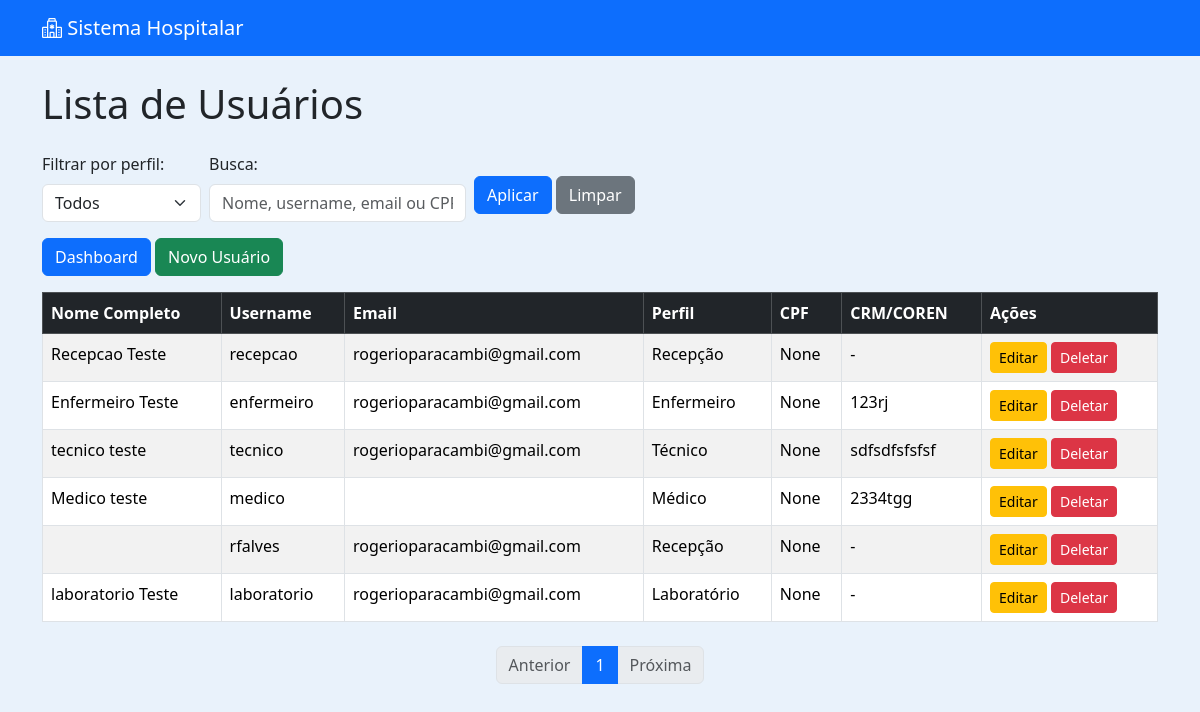
Screenshot of /usuarios/ with the database file from the repository.
### usuarios/models.py (models this page shows, shortened)
class Usuario(AbstractUser):
    PERFIL_CHOICES = [
    ('administrador', 'Administrador'),
    ('medico', 'Médico'),
    ('enfermeiro', 'Enfermeiro'),
    ('tecnico', 'Técnico'),
    ('recepcao', 'Recepção'),
    ('laboratorio', 'Laboratório'),
    ]
    perfil = models.CharField(max_length=20, choices=PERFIL_CHOICES, default='recepcao')
    cpf = models.CharField("CPF", max_length=14, unique=True, blank=True, null=True)
    data_nascimento = models.DateField("Data de Nascimento", blank=True, null=True)
    telefone = models.CharField("Telefone", max_length=20, blank=True, null=True)
    endereco = models.CharField("Endereço", max_length=255, blank=True, null=True)
    cidade = models.CharField("Cidade", max_length=100, blank=True, null=True)
    estado = models.CharField("Estado", max_length=50, blank=True, null=True)
    cep = models.CharField("CEP", max_length=10, blank=True, null=True)
    crm = models.CharField("CRM", max_length=20, blank=True, null=True)
    coren = models.CharField("COREN", max_length=20, blank=True, null=True)

### usuarios/views.py (the view, shortened to what this page needs)
# urls.py: path('', views.usuario_list, name='usuario_list'),
def usuario_list(request):
    busca = request.GET.get('busca', '').strip()
    perfil_filtro = request.GET.get('perfil', 'todos')
    usuarios = Usuario.objects.all()
    if perfil_filtro != 'todos':
        usuarios = usuarios.filter(perfil=perfil_filtro)
    paginator = Paginator(usuarios, 10)
    page_number = request.GET.get('page')
    page_obj = paginator.get_page(page_number)
    return render(request, 'usuarios/usuario_list.html', {
        'page_obj': page_obj,
        'busca': busca,
        'perfil_filtro': perfil_filtro
    })

### usuarios/templates/usuarios/usuario_list.html (shortened to what this page needs)
{% extends 'usuarios/base.html' %}
{% load form_tags %}
{% block content %}
<h1 class="mb-4">Lista de Usuários</h1>
<form method="get" class="mb-3 row g-2 align-items-center">
    <div class="col-auto">
        <label for="perfil" class="form-label">Filtrar por perfil:</label>
        <select name="perfil" id="perfil" class="form-select">
            <option value="todos" {% if perfil_filtro == "todos" %}selected{% endif %}>Todos</option>
        </select>
    </div>
    <div class="col-auto">
        <label for="busca" class="form-label">Busca:</label>
        <input type="text" name="busca" id="busca" class="form-control" value="{{ busca }}" placeholder="Nome, username, email ou CPF">
    </div>
    <div class="col-auto mt-4">
        <button type="submit" class="btn btn-primary">Aplicar</button>
        <a href="{% url 'usuario_list' %}" class="btn btn-secondary">Limpar</a>
    </div>
</form>
<a href="{% url 'admin_dashboard' %}" class="btn btn-primary mb-3">Dashboard</a>
<a class="btn btn-success mb-3" href="{% url 'usuario_create' %}">Novo Usuário</a>
<table class="table table-striped table-bordered">
    <thead class="table-dark">
        <tr>
            <th>Nome Completo</th>
            <th>Username</th>
            <th>Email</th>
            <th>Perfil</th>
            <th>CPF</th>
            <th>CRM/COREN</th>
            <th>Ações</th>
        </tr>
    </thead>
    <tbody>
        {% for usuario in page_obj %}
        <tr class="perfil-{{ usuario.perfil }}">
            <td>{{ usuario.first_name }} {{ usuario.last_name }}</td>
            <td>{{ usuario.username }}</td>
            <td>{{ usuario.email }}</td>
            <td>{{ usuario.get_perfil_display }}</td>
            <td>{{ usuario.cpf }}</td>
            <td>
                {% if usuario.perfil == 'medico' %}
                    {{ usuario.crm }}
                {% elif usuario.perfil == 'enfermeiro' %}
                    {{ usuario.coren }}
                    {% elif usuario.perfil == 'tecnico' %}
                    {{ usuario.coren }}
                {% else %}
                    -
                {% endif %}
            </td>
            <td>
                <a class="btn btn-sm btn-warning" href="{% url 'usuario_update' usuario.id %}">Editar</a>
                <a class="btn btn-sm btn-danger" href="{% url 'usuario_delete' usuario.id %}">Deletar</a>
            </td>
        </tr>
        {% empty %}
        <tr>
            <td colspan="7">Nenhum usuário encontrado.</td>
        </tr>
        {% endfor %}
    </tbody>
</table>
<nav aria-label="Navegação de páginas" class="mt-4">
    <ul class="pagination justify-content-center">
        {% if page_obj.has_previous %}
            <li class="page-item">
                <a class="page-link" href="?page={{ page_obj.previous_page_number }}&perfil={{ perfil_filtro }}&busca={{ busca }}">Anterior</a>
            </li>
        {% else %}
            <li class="page-item disabled"><span class="page-link">Anterior</span></li>
        {% endif %}
        {% for num in page_obj.paginator.page_range %}
            {% if page_obj.number == num %}
                <li class="page-item active"><span class="page-link">{{ num }}</span></li>
            {% else %}
                <li class="page-item">
                    <a class="page-link" href="?page={{ num }}&perfil={{ perfil_filtro }}&busca={{ busca }}">{{ num }}</a>
                </li>
            {% endif %}
        {% endfor %}
        {% if page_obj.has_next %}
            <li class="page-item">
                <a class="page-link" href="?page={{ page_obj.next_page_number }}&perfil={{ perfil_filtro }}&busca={{ busca }}">Próxima</a>
            </li>
        {% else %}
            <li class="page-item disabled"><span class="page-link">Próxima</span></li>
        {% endif %}
    </ul>
</nav>
{% endblock %}

### usuarios/templates/usuarios/base.html (style rules this page uses)
body { background-color: #e9f2fb; }
.perfil-tecnico { background-color: #ccffcc; }
.perfil-medico { background-color: #cce0ff; }
.perfil-enfermeiro { background-color: #fff0b3; }
.perfil-recepcao { background-color: #f0ccff; }

### rows the page displays
Usuario: first_name "Recepcao", last_name "Teste", username "recepcao", email "rogerioparacambi@gmail.com", perfil "Recepção", cpf "None"
Usuario: first_name "Enfermeiro", last_name "Teste", username "enfermeiro", email "rogerioparacambi@gmail.com", perfil "Enfermeiro", cpf "None", coren "123rj"
Usuario: first_name "tecnico", last_name "teste", username "tecnico", email "rogerioparacambi@gmail.com", perfil "Técnico", cpf "None", coren "sdfsdfsfsfsf"
Usuario: first_name "Medico", last_name "teste", username "medico", perfil "Médico", cpf "None", crm "2334tgg"
Usuario: username "rfalves", email "rogerioparacambi@gmail.com", perfil "Recepção", cpf "None"
Usuario: first_name "laboratorio", last_name "Teste", username "laboratorio", email "rogerioparacambi@gmail.com", perfil "Laboratório", cpf "None"

### other values shown
{{ num }} "1"
